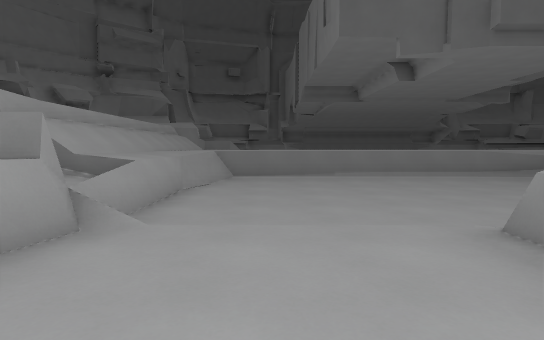
[1] (above)

15 first-person views from a walk through a level from a Godot 3-D game. The camera is 1.2 m above the floor, tilts 4° down and sees 80° across. The floor is counted in squares, 2 m on a side. Each view is taken from the middle of a square. On the plan, view 1 faces up. The plan holds only what a view shows up to about 10 squares ahead; the rest is blank. The place goes on beyond the plan.

[2]
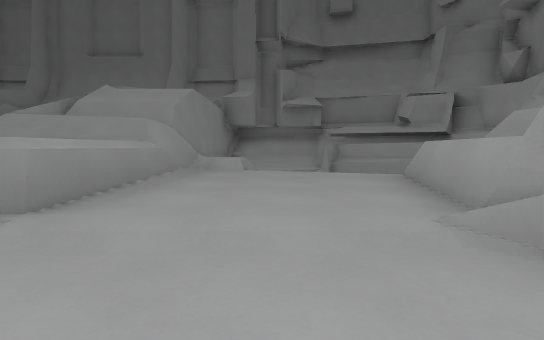

[3]
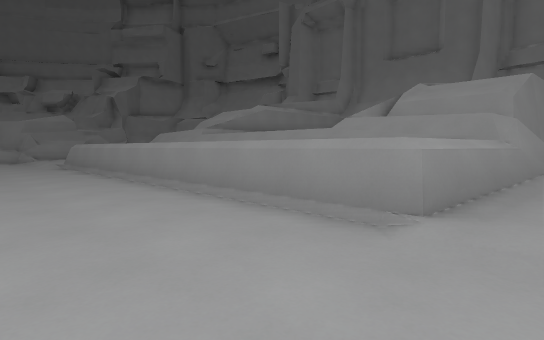

[4]
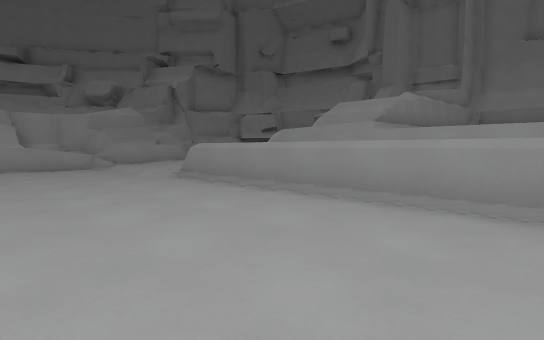

[5]
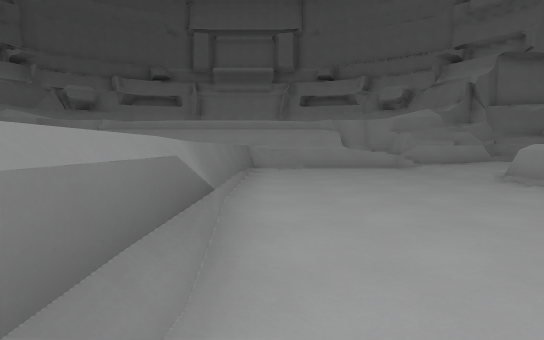

[6]
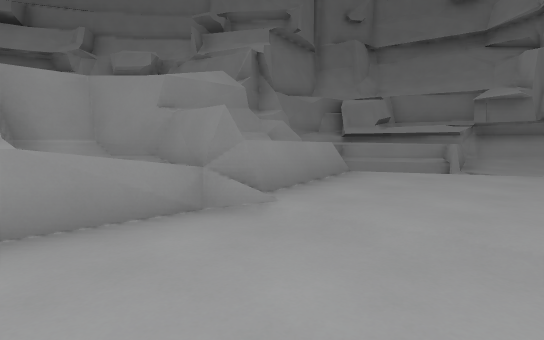

[7]
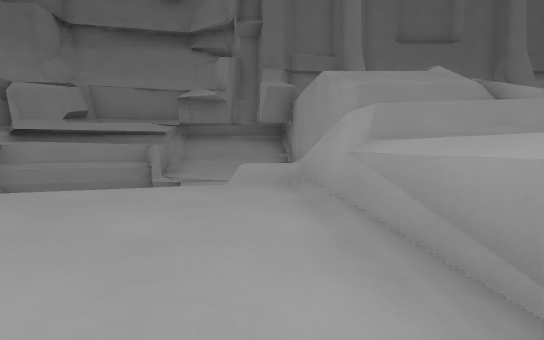

[8]
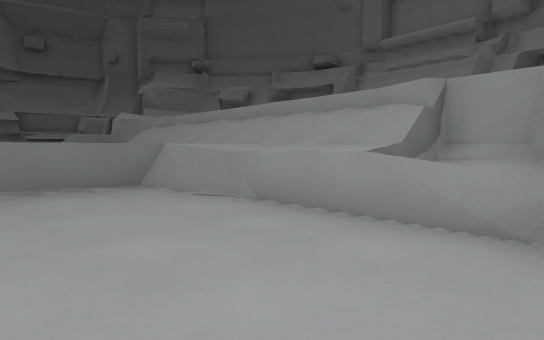

[9]
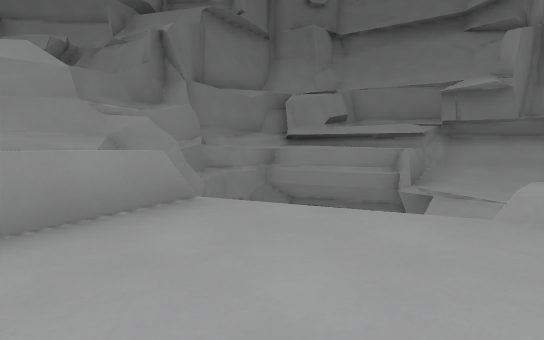

[10]
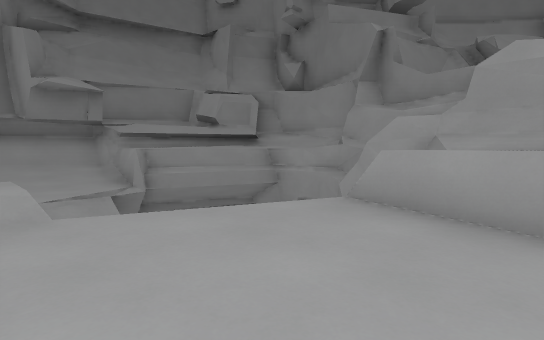

[11]
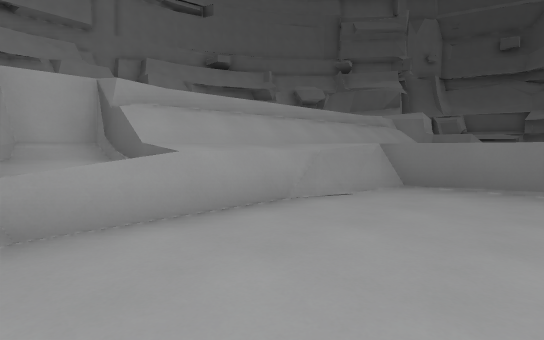

[12]
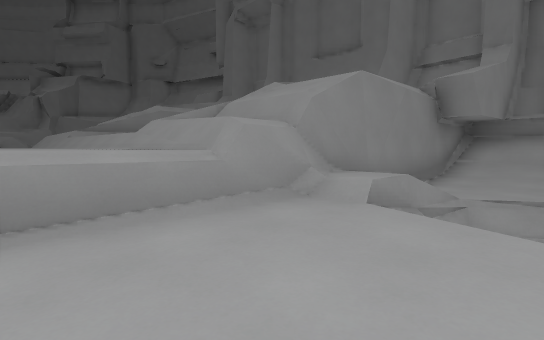

[13]
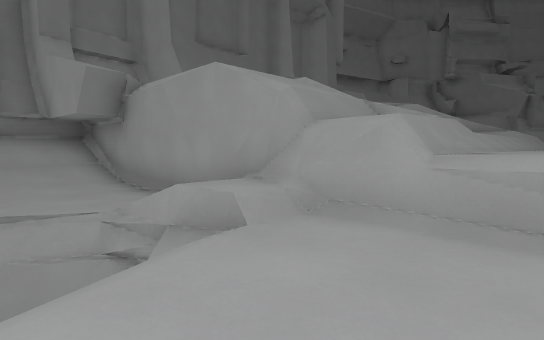

[14]
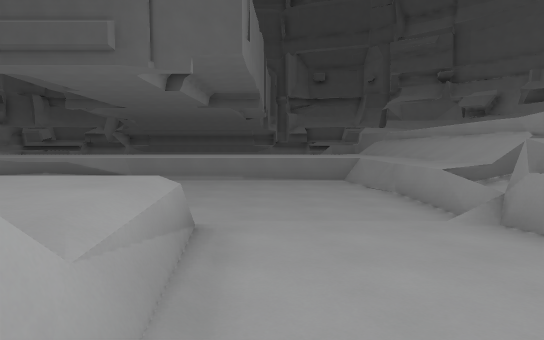

[15]
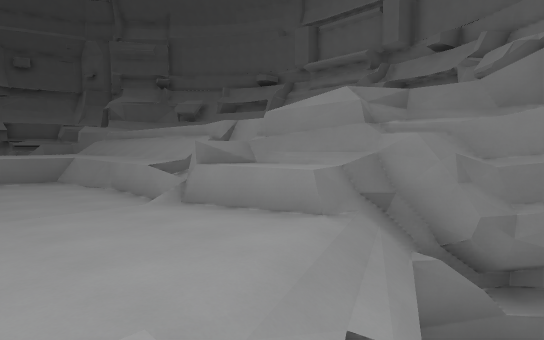

### Floor plan
Key: @ floor where view 1 was taken; # wall or solid block; . main floor; : floor 0.25 m higher than the main floor; + floor 0.5 m higher than the main floor; - floor 0.5 m lower than the main floor; * floor 0.75 m higher than the main floor; / step, stairs or slope; = window, fence, low wall or low ledge; ^ raised ledge; v drop or lower ground.
Columns run from 6 left of view 1 to 20 right of it. Each row starts with its distance up from view 1.
 10    ^^^^^^^^^^^^      ^ ^#
  9    ^                ^^^^#
  8    ^^^^^^^^^^^^^^^^^^^^^#
  7    ^^.................^^#
  6    #^.................^^#
  5   ##^.................^##
  4   #*=.................=*#
  3   ###.................###
  2   #^^:::^^^^^^^^^^^:::^^#
  1   #^^:::^^ ^     ^^:::^^#
  0   # /:@:^^^^^^^^^^^::://#
 -1  ##   //^ ^^   ^^^^///vv##
 -2  #v   v+###    ^###+v   v#
 -3  #v  v-.#         #.#v  v#
 -4  ####...#         #...#=##
 -5 #^^^^...#         #...^^^^#
 -6  v##^:::#         #:::^##v
 -7    #^#/*#         #*/#^#
 -8    ######         ######

Positions as (right, up) in squares from view 1, and headings:
1: (0, 0), facing up
2: (0, 5), facing down
3: (1, 5), facing down-right
4: (6, 6), facing down-right
5: (6, 7), facing right
6: (13, 5), facing down-right
7: (13, 3), facing down
8: (13, 3), facing up-right
9: (13, 2), facing down-right
10: (1, 2), facing down-left
11: (1, 3), facing up-left
12: (-1, 2), facing down-right
13: (15, 1), facing down-left
14: (13, -1), facing up
15: (13, -2), facing up-right
